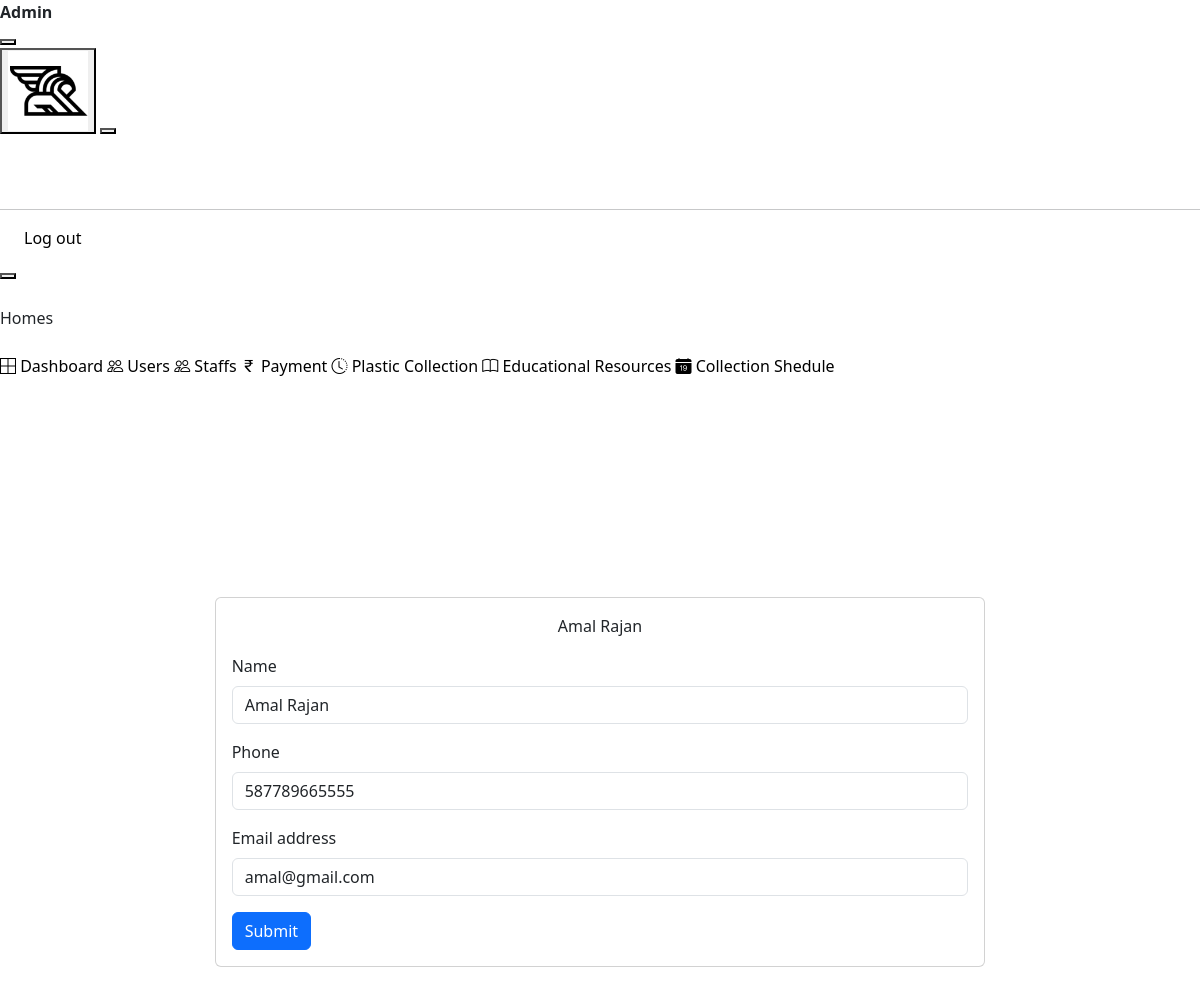
The page /admin_view_users/2/ (signed in) on the database its author committed.
### smApp/models.py (models this page shows, shortened)
class Customer(models.Model):
    APPROVAL_CHOICES = [
        ('pending', 'Pending'),
        ('approved', 'Approved'),
        ('disapproved', 'Disapproved'),
    ]
    role = models.CharField(max_length=20,null=True)
    user = models.OneToOneField(User, on_delete=models.CASCADE, primary_key=True, related_name='customer')
    name = models.CharField(max_length=20)
    phone = models.CharField(max_length=20)
    email = models.EmailField()
    image = models.ImageField(upload_to='customer_images/', null=True, blank=True)
    approve = models.CharField(max_length=20, choices=APPROVAL_CHOICES, default='pending')
    house_number = models.CharField(max_length=20,null=True)
    ward_number = models.CharField(max_length=20,null=True)

### smApp/views.py (the view, shortened to what this page needs)
# urls.py: path('admin_view_users/<int:user_id>/', views.admin_view_users, name='admin_view_users'),
def admin_view_users(request,user_id):
    user = Customer.objects.filter(user__id=user_id)
    context = {
        'user':user
    }
    return render(request,'admin_view_users.html',context)

### smApp/context_processor.py (called while the page is built)
def global_context(request):
    user_id = request.session['user_id']
    today = date.today()
    start_date = today
    end_date = today + timedelta(days=2)
    filtered_data = PlasticCollectionSchedule.objects.filter(date__range=(start_date, end_date), user=user_id)
    print(filtered_data)
    context = {
        'filtered_data':filtered_data,
        'count':filtered_data.count()
    }
    return context

### templates/admin_view_users.html (shortened to what this page needs)
{% extends 'admin_index.html' %}
{% block content %}
<link href="https://cdn.jsdelivr.net/npm/bootstrap@5.3.3/dist/css/bootstrap.min.css" rel="stylesheet">
<div
  class="page-wrapper"
  id="main-wrapper"
  data-layout="vertical"
  data-navbarbg="skin6"
  data-sidebartype="full"
  data-sidebar-position="fixed"
  data-header-position="fixed"
>
  <div
    class="position-relative overflow-hidden radial-gradient min-vh-100 d-flex align-items-center justify-content-center"
  >
    <div class="d-flex align-items-center justify-content-center w-100">
      <div class="row justify-content-center w-100">
        <div class="col-md-6 col-lg-8 col-xxl-6">
          <div class="card mb-0">
            <div class="card-body">
              <p class="text-center">{{ user.0.name }}</p>
              <form action="update_profile" method="post" enctype="multipart/form-data">
                <div class="mb-3">
                  <label for="exampleInputName" class="form-label">Name</label>
                  <input name="name" type="text" class="form-control" id="exampleInputName" aria-describedby="nameHelp" value="{{ user.0.name }}">
                </div>
                <div class="mb-3">
                  <label for="exampleInputPhone" class="form-label">Phone</label>
                  <input name="phone" type="text" class="form-control" id="exampleInputPhone" aria-describedby="phoneHelp" value="{{ user.0.phone }}">
                </div>
                <div class="mb-3">
                  <label for="exampleInputEmail1" class="form-label">Email address</label>
                  <input readonly name="email" type="email" class="form-control" id="exampleInputEmail1" aria-describedby="emailHelp" value="{{ user.0.email }}">
                </div>
                <button type="submit" class="btn btn-primary">Submit</button>
              </form>
            </div>
          </div>
        </div>
      </div>
    </div>
  </div>
</div>
{% endblock %}

### static/css/style.css (style rules this page uses)
body { font-family: "Poppins", sans-serif; color: #040000; background-color: #ffffff; overflow-x: hidden; }
.btn, .btn:focus { outline: none !important; -webkit-box-shadow: none; box-shadow: none; }

### rows shown on the page
Customer: name "Amal Rajan", phone "587789665555", email "amal@gmail.com"
